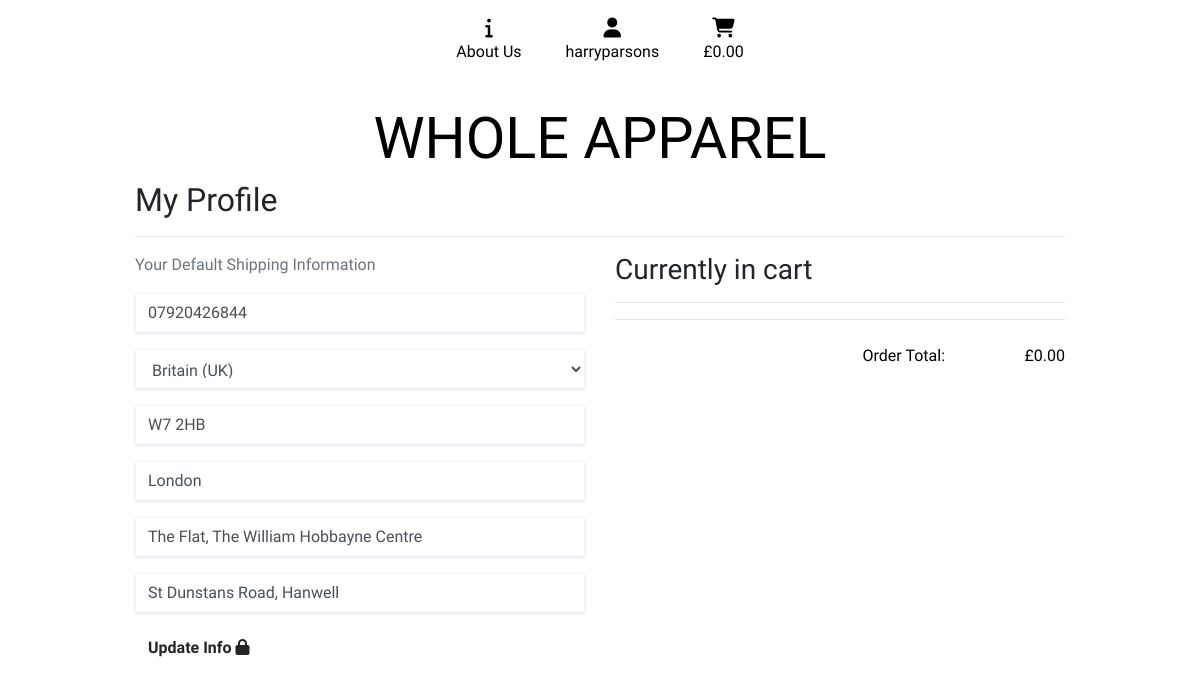
The app's page /profile/ (signed in) with its own data.
### profiles/models.py (models this page shows)
class UserProfile(models.Model):
    user = models.OneToOneField(User, on_delete=models.CASCADE)
    default_phone_number = models.CharField(max_length=20,
                                            blank=True, null=True)
    default_street_address1 = models.CharField(max_length=40,
                                               blank=True, null=True)
    default_street_address2 = models.CharField(max_length=40,
                                               blank=True, null=True)
    default_town_or_city = models.CharField(max_length=40,
                                            blank=True, null=True)
    default_postcode = models.CharField(max_length=20,
                                        blank=True, null=True)
    default_country = CountryField(blank_label='Country *',
                                   blank=True, null=True)

### profiles/views.py (the view)
# urls.py: path('profile/', include('profiles.urls')),
def profile(request):
    profile = get_object_or_404(UserProfile, user=request.user)
    if request.method == 'POST':
        form = ProfileForm(request.POST, instance=profile)
        if form.is_valid():
            form.save()
    else:
        form = ProfileForm(instance=profile)
    orders = profile.orders.all()
    template = 'profiles/profile.html'
    context = {
        'form': form,
        'orders': orders,
    }
    return render(request, template, context)

### cart/contexts.py (called while the page is built, shortened)
def cart_contents(request):
    cart_items = []
    total = 0
    product_count = 0
    cart = request.session.get('cart', {})
    cart_plus_ship = total
    context = {
        'cart_items': cart_items,
        'total': total,
        'product_count': product_count,
        'cart_plus_ship': cart_plus_ship,
    }
    return context

### profiles/templates/profiles/profile.html (shortened to what this page needs)
{% extends "base.html" %}
{% load static %}
{% block extra_css %}
<link rel="stylesheet" href="{% static 'profiles/css/profiles.css' %}">
{% endblock %}
{% block content %}
<div class="container">
	<div class="row">
		<div class="col">
			<h2>My Profile</h2>
			<hr>
		</div>
	</div>
	<div class="row">
		<div class="col-12 col-md-6 order-lg-last mb-5">
        <h3>Currently in cart</h3>
        <hr />
      <hr class="my-0">
        <br>
        <div class="row text-black text-right">
            <div class="col-7 offset-2">
                <p class="my-0">Order Total:</p>
            </div>
            <div class="col-3">
                <p class="my-0">£{{ total | floatformat:2 }}</p>
            </div>
        </div>
    </div>
		<div class="col-12 col-md-6">
			<p class="text-muted">Your Default Shipping Information</p>
			<form class="" action="{% url 'profile' %}" method="POST" id="update-profile-form">
				{{ form|crispy }}
				<button id="submit-button" class="btn btn-black rounded-0">
                                <span class="font-weight-bold">Update Info</span>
                                <span class="icon">
                                <i class="fas fa-lock"></i>
                                </span>
                            </button>
			</form>
		</div>
		{% endblock %}

### templates/base.html (shortened to what this page needs)
{% load static %}
<!doctype html>
<html lang="en">
  <head>
    {% block corecss %}
    <link rel="stylesheet" href="https://stackpath.bootstrapcdn.com/bootstrap/4.4.1/css/bootstrap.min.css">
    <link rel="stylesheet" href="{% static 'css/base.css' %}">
    {% endblock %}
    {% block extra_css %}
    {% endblock %}
  </head>
  <body>
    <header class="container-fluid right my-2">
        <div class="row">
            <div class="col-12">
                <ul class="list-inline list-unstyled text-center">
                    <li class="list-inline-item">
                        <a class="text-black nav-link">
                            <div class="text-center">
                                <div><i class="fas fa-info fa-lg"></i></div>
                                <p class="my-0">About Us</p>
                            </div>
                        </a>
                    </li>
                    <li class="list-inline-item dropdown">
                        <a class="text-black nav-link" href="#" id="user-options" data-toggle="dropdown" aria-haspopup="true" aria-expanded="false">
                            <div class="text-center">
                                <div><i class="fas fa-user fa-lg"></i></div>
                                {% if request.user.is_authenticated %}
                                    <p class="my-0">{{ request.user.username }}</p>
                                {% else %}
                                    <p class="my-0">Login</p>
                                {% endif %}
                            </div>
                        </a>
                    </li>
                    <li class="list-inline-item">
                         <a href="{% url 'view_cart' %}" class="nav-link">
                        <div class="text-center text-black">
                            <div>
                            <i class="fas fas fa-shopping-cart fa-lg"></i></div>
                                <p class="my-0">
                                    {% if cart_items %}
                                        £{{ cart_plus_ship|floatformat:2 }}
                                    {% else %}
                                        £0.00
                                    {% endif %}
                                </p>
                            </div>
                        </a>
                    </li>
                </ul>
            </div>
        </div>
    </header>
    <section>
        <div class="row">
            <div class="col-12 title-container">
                <a href="{% url 'products' %}" class="nav-link main-logo-link">
                    <h2 class="logo-font text-black my-0 title-logo">Whole Apparel</h2>
                </a>
            </div>
        </div>
    </section>
    {% block content %}
    {% endblock %}
  </body>
</html>

### static/css/base.css (style rules this page uses)
html { height: 100%; }
body { height: calc(100vh - 164px); font-family: "Exo 2", sans-serif; }
.title-container { text-align: center; }
.title-logo { display: inline-block; font-size: 3.6rem; }
.logo-font { text-transform: uppercase; }
.text-black { color: #000 !important; }
@media (min-width: 1200px) { .container { max-width: 80%; } }

### profiles/static/profiles/css/profiles.css (style rules this page uses)
.StripeElement, .stripe-style-input { box-sizing: border-box; height: 40px; padding: 10px 12px; border: 1px solid transparent; border-radius: 0px; background-color: white; box-shadow: 0 1px 3px 0 #e6ebf1; -webkit-transition: box-shadow 150ms ease; transition: box-shadow 150ms ease; }
.stripe-style-input::placeholder { color: #aab7c4; }
select, select option { color: #000; }

### records on screen
UserProfile: default_phone_number "07920426844", default_country "Britain (UK)", default_postcode "W7 2HB", default_town_or_city "London", default_street_address1 "The Flat, The William Hobbayne Centre", default_street_address2 "St Dunstans Road, Hanwell"

### other values on screen
{{ request.user.username }} "harryparsons"
{{ total | floatformat:2 }} "0.00"
